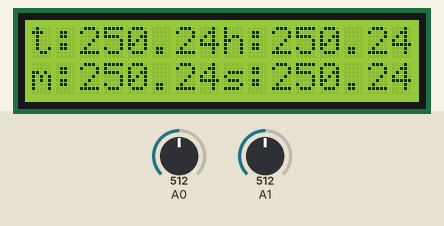
Recording of a sketch running on a simulated Arduino Uno, built with avr-gcc and run on an emulated ATmega328P. Shown: 16×2 character LCD. The test bench sets the inputs (shaded band); at power-on: A0 = 512, A1 = 512.

Above: at 2.2 s.
2.3 s: A0 set to 716
At 3.9 s:
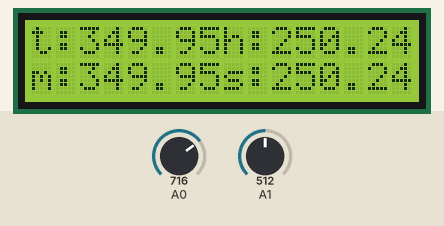
4.5 s: A1 set to 716
At 6.2 s:
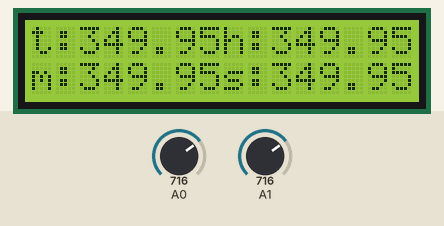
6.6 s: A0 set to 900
At 8.3 s:
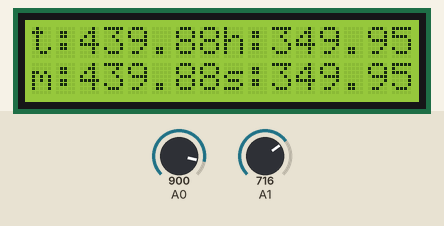
8.6 s: A1 set to 900
At 10.3 s:
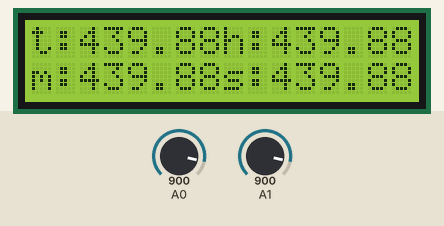
10.6 s: A0 set to 1023
At 11.5 s:
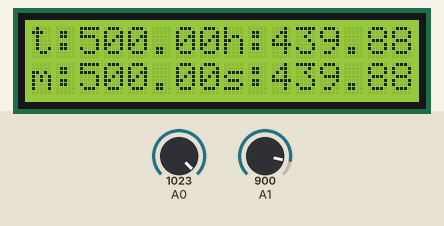
12.6 s: A1 set to 1023
At 13.7 s:
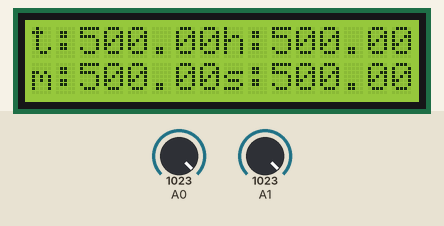
Timing chart, 0 to 15.6 s (numbered marks = the images above; inputs shaded):
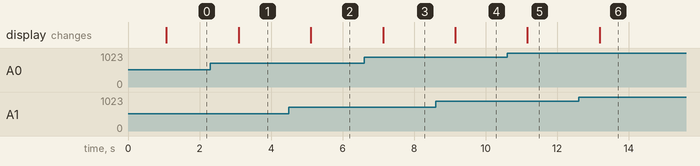

The sketch:

smart.agriculture.ino
```cpp
#include <LiquidCrystal.h>
const int rs = 8, en = 9, d4 = 10, d5 = 11, d6 = 12, d7 = 13;
LiquidCrystal lcd(rs, en, d4, d5, d6, d7);


void setup() {
  lcd.begin(16, 2);
    lcd.clear();
     lcd.setCursor(0, 0);
       lcd.print("analog Read");
       delay(1000);

}

void loop() {
  float t=analogRead(A0);
  t=(t/1023)*5;
  t=t*100;
  float h=analogRead(A1);
  h=(h/1023)*5;
  h=h*100;
  float m=analogRead(A0);
  m=(m/1023)*5;
  m=m*100;
  float s=analogRead(A1);
  s=(s/1023)*5;
  s=s*100;

  lcd.clear();
     lcd.setCursor(0, 0);

       lcd.print("t:");
       lcd.print(t);
       lcd.setCursor(8, 0);

       lcd.print("h:");
       lcd.print(h);
       lcd.setCursor(0, 1);
       lcd.print("m:");
       lcd.print(m);
       lcd.setCursor(8, 1);
       lcd.print("s:");
       lcd.print(s);
       delay(1000);

}
```

Measured:
- after the input at 2.3 s, the display: changes after 0.79 s (image 1)
- after the input at 4.5 s, the display: changes after 0.61 s (image 2)
- after the input at 6.6 s, the display: changes after 0.53 s (image 3)
- after the input at 8.6 s, the display: changes after 0.55 s (image 4)
- after the input at 10.6 s, the display: changes after 0.57 s (image 5)
- after the input at 12.6 s, the display: changes after 0.59 s (image 6)
